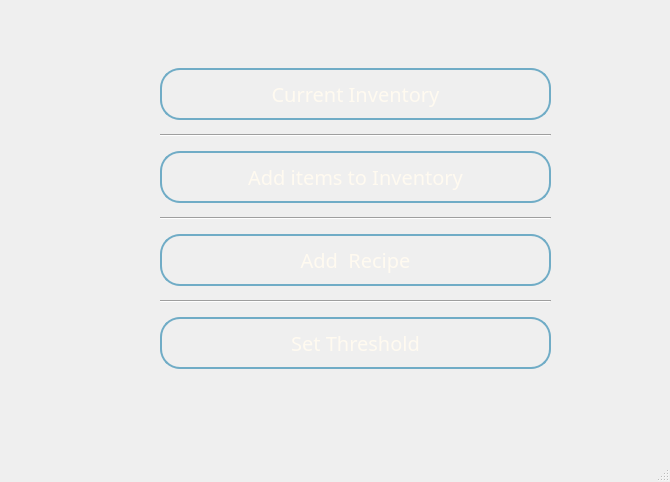
<?xml version="1.0" encoding="UTF-8"?>
<ui version="4.0">
 <class>inven_main</class>
 <widget class="QMainWindow" name="inven_main">
  <property name="geometry">
   <rect>
    <x>0</x>
    <y>0</y>
    <width>670</width>
    <height>482</height>
   </rect>
  </property>
  <property name="windowTitle">
   <string>Inventory</string>
  </property>
  <property name="windowIcon">
   <iconset>
    <normaloff>icon.png</normaloff>icon.png</iconset>
  </property>
  <widget class="QWidget" name="centralwidget">
   <widget class="QWidget" name="layoutWidget">
    <property name="geometry">
     <rect>
      <x>160</x>
      <y>60</y>
      <width>391</width>
      <height>321</height>
     </rect>
    </property>
    <layout class="QVBoxLayout" name="layout_inven">
     <item>
      <widget class="QPushButton" name="curr_inven_pb">
       <property name="font">
        <font>
         <family>Segoe UI Variable Small</family>
         <pointsize>-1</pointsize>
        </font>
       </property>
       <property name="styleSheet">
        <string notr="true">QPushButton {
    background-color: qlineargradient(spread:repeat, x1:0, y1:0.602, x2:1, y2:0.603, 
    stop:0.0631579 rgba(0, 115, 168, 216), 
    stop:0.448864 rgba(14, 116, 163, 227), 
    stop:0.653409 rgba(25, 116, 159, 199), 
    stop:0.8125 rgba(35, 117, 155, 191), 
    stop:0.982955 rgba(49, 118, 150, 185));
    
    color: #FFFAF0;  
    border-radius: 20px;      
    padding: 10px;             
    font-size: 20px;           
    border: 2px solid rgb(112, 172, 198);  

}

QPushButton:pressed {
    background-color: qlineargradient(spread:repeat, x1:0, y1:0.602, x2:1, y2:0.603, 
    stop:0.0631579 rgba(0, 100, 140, 216),  
    stop:0.448864 rgba(10, 100, 140, 227), 
    stop:0.653409 rgba(20, 100, 140, 199), 
    stop:0.8125 rgba(30, 100, 140, 191), 
    stop:0.982955 rgba(40, 100, 140, 185));
}


</string>
       </property>
       <property name="text">
        <string>Current Inventory</string>
       </property>
      </widget>
     </item>
     <item>
      <widget class="Line" name="line_3">
       <property name="orientation">
        <enum>Qt::Horizontal</enum>
       </property>
      </widget>
     </item>
     <item>
      <widget class="QPushButton" name="add_pb">
       <property name="font">
        <font>
         <family>Segoe UI Variable Small</family>
         <pointsize>-1</pointsize>
        </font>
       </property>
       <property name="styleSheet">
        <string notr="true">QPushButton {
    background-color: qlineargradient(spread:repeat, x1:0, y1:0.602, x2:1, y2:0.603, 
    stop:0.0631579 rgba(0, 115, 168, 216), 
    stop:0.448864 rgba(14, 116, 163, 227), 
    stop:0.653409 rgba(25, 116, 159, 199), 
    stop:0.8125 rgba(35, 117, 155, 191), 
    stop:0.982955 rgba(49, 118, 150, 185));
    
    color: #FFFAF0;  
    border-radius: 20px;      
    padding: 10px;             
    font-size: 20px;           
    border: 2px solid rgb(112, 172, 198);  

}

QPushButton:pressed {
    background-color: qlineargradient(spread:repeat, x1:0, y1:0.602, x2:1, y2:0.603, 
    stop:0.0631579 rgba(0, 100, 140, 216),  
    stop:0.448864 rgba(10, 100, 140, 227), 
    stop:0.653409 rgba(20, 100, 140, 199), 
    stop:0.8125 rgba(30, 100, 140, 191), 
    stop:0.982955 rgba(40, 100, 140, 185));
}


</string>
       </property>
       <property name="text">
        <string>Add items to Inventory</string>
       </property>
      </widget>
     </item>
     <item>
      <widget class="Line" name="line_2">
       <property name="orientation">
        <enum>Qt::Horizontal</enum>
       </property>
      </widget>
     </item>
     <item>
      <widget class="QPushButton" name="addrecipe_pb">
       <property name="font">
        <font>
         <family>Segoe UI Variable Small</family>
         <pointsize>-1</pointsize>
        </font>
       </property>
       <property name="styleSheet">
        <string notr="true">QPushButton {
    background-color: qlineargradient(spread:repeat, x1:0, y1:0.602, x2:1, y2:0.603, 
    stop:0.0631579 rgba(0, 115, 168, 216), 
    stop:0.448864 rgba(14, 116, 163, 227), 
    stop:0.653409 rgba(25, 116, 159, 199), 
    stop:0.8125 rgba(35, 117, 155, 191), 
    stop:0.982955 rgba(49, 118, 150, 185));
    
    color: #FFFAF0;  
    border-radius: 20px;      
    padding: 10px;             
    font-size: 20px;           
    border: 2px solid rgb(112, 172, 198);  

}

QPushButton:pressed {
    background-color: qlineargradient(spread:repeat, x1:0, y1:0.602, x2:1, y2:0.603, 
    stop:0.0631579 rgba(0, 100, 140, 216),  
    stop:0.448864 rgba(10, 100, 140, 227), 
    stop:0.653409 rgba(20, 100, 140, 199), 
    stop:0.8125 rgba(30, 100, 140, 191), 
    stop:0.982955 rgba(40, 100, 140, 185));
}


</string>
       </property>
       <property name="text">
        <string>Add  Recipe</string>
       </property>
      </widget>
     </item>
     <item>
      <widget class="Line" name="line">
       <property name="orientation">
        <enum>Qt::Horizontal</enum>
       </property>
      </widget>
     </item>
     <item>
      <widget class="QPushButton" name="set_thres_pb">
       <property name="font">
        <font>
         <family>Segoe UI Variable Small</family>
         <pointsize>-1</pointsize>
        </font>
       </property>
       <property name="styleSheet">
        <string notr="true">QPushButton {
    background-color: qlineargradient(spread:repeat, x1:0, y1:0.602, x2:1, y2:0.603, 
    stop:0.0631579 rgba(0, 115, 168, 216), 
    stop:0.448864 rgba(14, 116, 163, 227), 
    stop:0.653409 rgba(25, 116, 159, 199), 
    stop:0.8125 rgba(35, 117, 155, 191), 
    stop:0.982955 rgba(49, 118, 150, 185));
    
    color: #FFFAF0;  
    border-radius: 20px;      
    padding: 10px;             
    font-size: 20px;           
    border: 2px solid rgb(112, 172, 198);  

}

QPushButton:pressed {
    background-color: qlineargradient(spread:repeat, x1:0, y1:0.602, x2:1, y2:0.603, 
    stop:0.0631579 rgba(0, 100, 140, 216),  
    stop:0.448864 rgba(10, 100, 140, 227), 
    stop:0.653409 rgba(20, 100, 140, 199), 
    stop:0.8125 rgba(30, 100, 140, 191), 
    stop:0.982955 rgba(40, 100, 140, 185));
}


</string>
       </property>
       <property name="text">
        <string>Set Threshold</string>
       </property>
      </widget>
     </item>
    </layout>
   </widget>
  </widget>
  <widget class="QMenuBar" name="menubar">
   <property name="geometry">
    <rect>
     <x>0</x>
     <y>0</y>
     <width>670</width>
     <height>26</height>
    </rect>
   </property>
  </widget>
  <widget class="QStatusBar" name="statusbar"/>
 </widget>
 <resources/>
 <connections/>
</ui>
